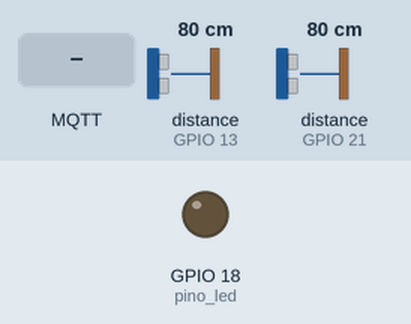
This sketch was run on a simulated ESP32. On the bench: output pins drawn as LEDs (lit = HIGH). Inputs (shaded band) come from the test bench; at power-on: distance to the obstacle (sensors on GPIO 13, GPIO 21) 80 cm. The echo pulse lasts 58.3 µs per cm; WiFi joins after 1.5 s; servers stay silent unless stated; random numbers use the default seed unless the sketch sets one; no MQTT or app messages arrive unless stated; what the sketch prints to the serial monitor is not drawn.

Above: at 3.0 s.
3.1 s: MQTT message "1" arrives on the first subscribed topic
At 5.0 s:
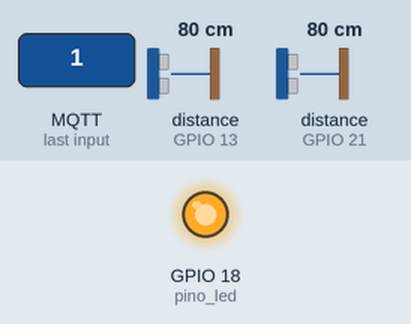
5.3 s: MQTT message "0" arrives on the first subscribed topic
At 6.4 s:
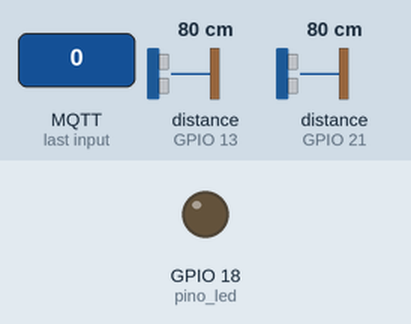
Timing chart, 0 to 8.3 s (numbered marks = the images above; inputs shaded):
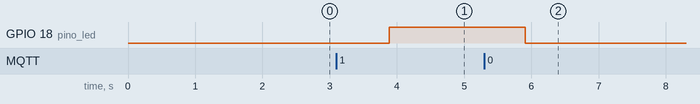

The sketch:

S2.ino
```cpp
 #include <WiFiClientSecure.h>
 #include <WiFi.h>
 #include <PubSubClient.h>
 #include <Ultrasonic.h>

WiFiClientSecure client;
PubSubClient mqtt(client);

const String SSID = "FIESC_IOT_EDU";
const String PASS = "8120gv08";
const byte pino_led = 18;
const int pino_trigger1 = 19;
const int pino_echo1 = 21;
const int pino_trigger2 = 12;
const int pino_echo2 = 13;

//constantes p/ broker
const String URL   = "8b46e29e75014bcba8465b77629b065c.s1.eu.hivemq.cloud";
const int PORT     = 8883;
const String USR   = "thetrain_esp";
const String broker_PASS  = "Thetrain123";
const String iluminacaoTopic = "S1/Iluminacao";
const String presenca1Topic = "S2/Presenca1";
const String presenca2Topic = "S2/Presenca2";

Ultrasonic ultrasonic(pino_trigger1, pino_echo1);
Ultrasonic ultrasonic2(pino_trigger2, pino_echo2);


 void setup() {
  Serial.begin(115200);
  Serial.println("Conectando ao WiFi");
  WiFi.begin(SSID, PASS);
  while(WiFi.status() != WL_CONNECTED){
    Serial.print(".");
    delay(200);
  }
  Serial.println("\nConectado com sucesso!");
  client.setInsecure();
  Serial.println("Conectando ao Broker");
  mqtt.setServer(URL.c_str(),PORT);
  while(!mqtt.connected()){
    String ID = "S2_";
    ID += String(random(0xffff),HEX); //cria a parte aleat.
    mqtt.connect(ID.c_str(),USR.c_str(),broker_PASS.c_str());
    Serial.print(".");
    delay(200);
  }
  mqtt.subscribe(iluminacaoTopic.c_str());
  mqtt.setCallback(callback);
  Serial.println("\nConectado ao broker com sucesso !");

  pinMode(pino_led, OUTPUT);
}

void loop() {
  int distance = ultrasonic.read();
  int distance2 = ultrasonic2.read();

  if(distance < 30){
    mqtt.publish(presenca1Topic.c_str(),String(1).c_str());
  }else{
    mqtt.publish(presenca1Topic.c_str(),String(0).c_str());
  }

  if(distance2 < 30){
    mqtt.publish(presenca2Topic.c_str(),String(1).c_str());
  }else{
    mqtt.publish(presenca2Topic.c_str(),String(0).c_str());
  }

  mqtt.loop();
  delay(1000);
}

void callback(char* topic, byte* payload, unsigned int length){
  String mensagem = "";
  for(int i = 0; i < length; i++){
    mensagem += (char)payload[i];
  }
  Serial.println(mensagem);
  if(mensagem == "1"){
    digitalWrite(pino_led, HIGH);
  } else if(mensagem == "0"){
    digitalWrite(pino_led, LOW);
  }
}
```

Measured:
- after the input at 3.1 s, GPIO 18 (pino_led): LOW → HIGH after 0.79 s
- after the input at 5.3 s, GPIO 18 (pino_led): HIGH → LOW after 0.61 s
